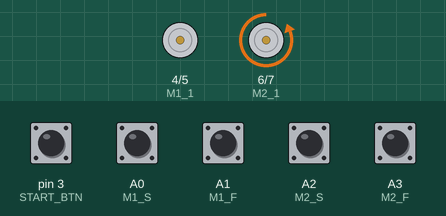
The sketch below on a simulated Arduino Nano, built with avr-gcc and run on an emulated ATmega328P. Parts: motor-driver pin pairs drawn as motors (green arrow = first pin HIGH = forward, orange = second pin HIGH = backward, longer = more drive). The test bench sets the inputs (shaded band); at power-on: A0 (M1_S), A1 (M1_F), A2 (M2_S), A3 (M2_F), pin 3 (START_BTN) HIGH.

Above: at 0.8 s.
0.9 s: A2 (M2_S) pulled LOW for 1 s
At 1.7 s:
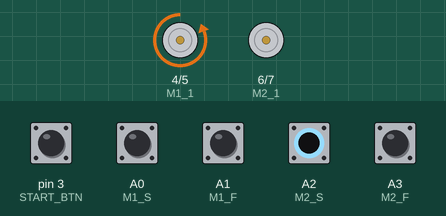
At 2.7 s:
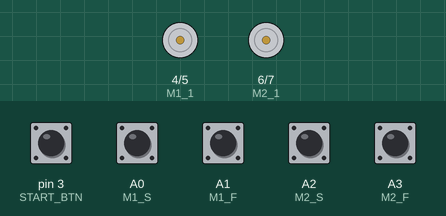
3.4 s: pin 3 (START_BTN) pulled LOW for 0.15 s
At 4.4 s:
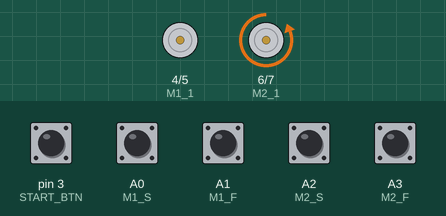
Timing chart, 0 to 6.4 s (numbered marks = the images above; inputs shaded):
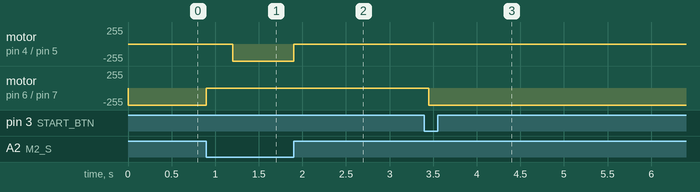

The sketch:

Autobar_home.ino
```cpp
///////////////////////////////////////////////////////////////////////////////
//   Автобар                                                                 //
//   Nano + 4 Relay                                                          //
//   DIY-pragmatiс konakovskiy@gmail.com                                     //
//   2016-06-20                                                              //
//   Два мотора 12В 4 концевика на Герконах.                                 //
//   По нажатию кнопки моторы последовательно выдвигают каретку              //
//   Повтороное нажатие - каретка задвигается. Состояние кнопки запоминать   //
///////////////////////////////////////////////////////////////////////////////

//#include <EEPROM.h>
int M1_1 = 4; //Реле 1 на мотор 1
int M1_2 = 5; //Реле 2 на мотор 1
int M2_1 = 6; //Реле 3 на мотор 2
int M2_2 = 7; //Реле 4 на мотор 2
int M1_S = A0; //Датчик стартовый на мотор 1
int M1_F = A1; //Датчик финишный на мотор 1
int M2_S = A2; //Датчик стартовый на мотор 2
int M2_F = A3; //Датчик финишный на мотор 2
int START_BTN = 3; // кнопка старта
boolean START_BTN_PREV = LOW; // начальное и предыдущее состояние кнопки старта
boolean START_BTN_STAT = HIGH; // текущее состояние кнопки старта
boolean OPEN_READY = LOW; //флаг готовности к открытию
boolean CLOSE_READY = LOW; //флаг готовности к закрытию

boolean S1_S, S1_F, S2_S, S2_F;// переменные для хранения состояния датчиков

void setup() {
  pinMode (M1_1, OUTPUT);
  pinMode (M1_2, OUTPUT);
  pinMode (M2_1, OUTPUT);
  pinMode (M2_2, OUTPUT);
  pinMode (M1_S, INPUT_PULLUP);
  pinMode (M1_F, INPUT_PULLUP);
  pinMode (M2_S, INPUT_PULLUP);
  pinMode (M2_F, INPUT_PULLUP);
  pinMode (START_BTN, INPUT_PULLUP);
  reset ();
}

void loop() {
 readbutton (); //опрашиваем кнопку ПУСК
 movereadycheck (); //проверка готовности к движению по состоянию датчиков
 normalstart (); //старт движения в случае нормального положения датчиков
 }

void readbutton (){ //опрос кнопки старта
  boolean START_BTN_TMP = digitalRead (START_BTN);
    if (START_BTN_TMP == LOW) {
      delay (50);
      START_BTN_STAT = digitalRead (START_BTN);
        if (!START_BTN_TMP && !START_BTN_STAT) {
        START_BTN_STAT = LOW;
        }
        else {
          START_BTN_STAT = HIGH;
        }
     }
  }

//предстартовая проверка состояния после подачи питания
void movereadycheck () {
  sensors_stat(); //проверяем сенсоры
    if (S1_S && !S1_F && S2_S && !S2_F) OPEN_READY = HIGH; //если нормально - готов к открытию
    else OPEN_READY = LOW;
    if (!S1_S && S1_F && !S2_S && S2_F) CLOSE_READY = HIGH; //если нормально - готов к закрытию
    else CLOSE_READY = LOW;
  }

void normalstart () { //в зависимости от положения запускаем открытие или закрытие
  if (!START_BTN_STAT && !START_BTN_PREV && !OPEN_READY) proc_close();  //если к открытию не готов, сначала закрываем
  if (!START_BTN_STAT && !START_BTN_PREV && OPEN_READY) proc_open(); //если готов к открытию и кнопка на открытие - открыть
  if (!START_BTN_STAT && START_BTN_PREV && CLOSE_READY) proc_close();// ..... - закрыть
  if (!START_BTN_STAT && START_BTN_PREV && !CLOSE_READY) proc_close();// ..... - закрыть в случае сбоя датчиков
}

void sensors_stat() {
  uint8_t s1_s = digitalRead(M1_S);
    if (s1_s) S1_S = LOW;
    else S1_S = HIGH;
  uint8_t s1_f = digitalRead(M1_F);
    if (s1_f) S1_F = LOW;
    else S1_F = HIGH;
 uint8_t s2_s = digitalRead(M2_S);
    if (s2_s) S2_S = LOW;
    else S2_S = HIGH;
 uint8_t s2_f = digitalRead(M2_F);
    if (s2_f) S2_F = LOW;
    else S2_F = HIGH;
}

void reset (){ //сброс в исходное состояние
  proc_close();
  START_BTN_PREV = LOW; // начальное и предыдущее состояние кнопки старта
  START_BTN_STAT = HIGH; // текущее состояние кнопки старта
  }

void proc_open() {  //процедура открытия
  motor_1_f();
  delay (300);
  sensors_stat();
  if (S1_F) motor_2_f();
  else {
    motor_1_f(); //иначе опять мотор 1 гоним вперед до конца
    motor_2_f();  // и потом опять включаем 2 вперед
  }
  START_BTN_STAT = HIGH; //кнопка в исходное состояние
  START_BTN_PREV = HIGH; // запоминаем открытие
  }

void motor_1_f(){
  motor_1_on_f();  //мотор 1 на открытие вкл
  do sensors_stat();
  while (!S1_F); //пока не дойдет до финишного
  all_motors_off (); // все выключить для верности
}
void motor_2_f(){
  sensors_stat();
  if (!S1_F) motor_1_f();  //мотор 2 на дооткрытие вкл
  motor_2_on_f();  //мотор 2 на открытие вкл
  do sensors_stat(); //опрашиваем концевики
  while (!S2_F && S1_F);   //пока не дойдет до финишного при полном открытии 1-го мотора
  all_motors_off(); // все выключить
  }

void proc_close() { //процедура закрытия
  motor_2_r(); //мотор 2 назад
  delay (300);
  sensors_stat();
  if (S2_S) motor_1_r(); //если мотор 2 дошел до конца, мотор 1 назад
  else {
    motor_2_r(); //иначе опять мотор 2 гоним до конца
    motor_1_r();  // и потом опять включаем 1 назад
  }
  START_BTN_STAT = HIGH; //кнопка в исходное состояние
  START_BTN_PREV = LOW; // запоминаем закрытие
}

void motor_2_r(){
  motor_2_on_r();  //мотор 2 на закрытие вкл
  do sensors_stat(); //опрашиваем концевики
  while (!S2_S);
  all_motors_off();
}

void motor_1_r(){
  sensors_stat();
  if (!S2_S) motor_2_on_r();  //мотор 2 на дозакрытие вкл
  motor_1_on_r();  //мотор 1 на закрытие вкл
  do sensors_stat();
  while (!S1_S && S2_S);
  all_motors_off (); // все выключить для верности
}

void all_motors_off () {  //все моторы выключены
  digitalWrite (M1_1, LOW);
  digitalWrite (M1_2, LOW);
  digitalWrite (M2_1, LOW);
  digitalWrite (M2_2, LOW);
  }

void motor_1_on_f() {      //первый мотор включен вперед
  digitalWrite (M1_1, HIGH);
  digitalWrite (M1_2, LOW);
  digitalWrite (M2_1, LOW); //в это время второй гаррантированно выключен
  digitalWrite (M2_2, LOW);
  }

void motor_1_on_r() {      //первый мотор вкючен назад
  digitalWrite (M1_1, LOW);
  digitalWrite (M1_2, HIGH);
  digitalWrite (M2_1, LOW); //в это время второй гаррантированно выключен
  digitalWrite (M2_2, LOW);
  }

void motor_2_on_f() {      //второй мотор включен вперед
  digitalWrite (M2_1, HIGH);
  digitalWrite (M2_2, LOW);
  digitalWrite (M1_1, LOW); //в это время первый гаррантированно выключен
  digitalWrite (M1_2, LOW);
  }

void motor_2_on_r() {      //второй мотор вкючен назад
  digitalWrite (M2_1, LOW);
  digitalWrite (M2_2, HIGH);
  digitalWrite (M1_1, LOW); //в это время первый гаррантированно выключен
  digitalWrite (M1_2, LOW);
}
```

Measured:
- after the input at 0.9 s, motor on pin 4 (M1_1) / pin 5 (M1_2): stopped → backward 255/255 after 0.30 s, → stopped 0.70 s later; motor on pin 6 (M2_1) / pin 7 (M2_2): backward 255/255 → stopped at once
- after the input at 3.4 s, motor on pin 6 (M2_1) / pin 7 (M2_2): stopped → backward 255/255 after 0.05 s
